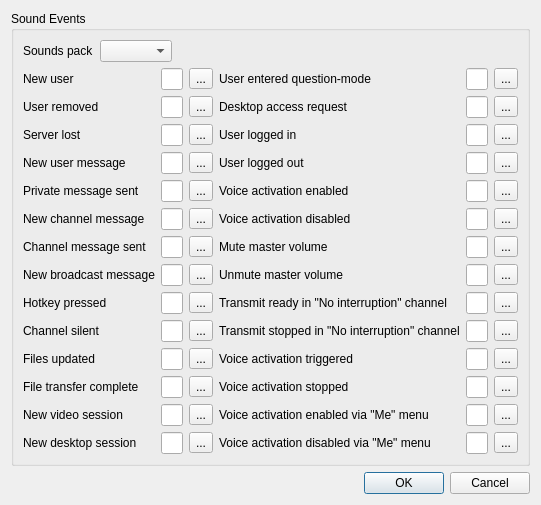
<?xml version="1.0" encoding="UTF-8"?>
<ui version="4.0">
 <class>SoundEventsModel</class>
 <widget class="QDialog" name="SoundEventsModel">
  <property name="geometry">
   <rect>
    <x>0</x>
    <y>0</y>
    <width>526</width>
    <height>441</height>
   </rect>
  </property>
  <property name="windowTitle">
   <string>Configure sound events</string>
  </property>
        <layout class="QVBoxLayout" name="verticalLayout_8">
       <item>
        <widget class="QGroupBox" name="groupBox_6">
         <property name="title">
          <string>Sound Events</string>
         </property>
         <layout class="QVBoxLayout" name="verticalLayout_17">
          <item>
           <layout class="QHBoxLayout" name="horizontalLayout_14">
            <item>
             <widget class="QLabel" name="label_spack">
              <property name="text">
               <string>Sounds pack</string>
              </property>
              <property name="buddy">
               <cstring>spackBox</cstring>
              </property>
             </widget>
            </item>
            <item>
             <widget class="QComboBox" name="spackBox"/>
            </item>
            <item>
             <spacer name="horizontalSpacer_26">
              <property name="orientation">
               <enum>Qt::Horizontal</enum>
              </property>
              <property name="sizeHint" stdset="0">
               <size>
                <width>40</width>
                <height>20</height>
               </size>
              </property>
             </spacer>
            </item>
           </layout>
          </item>
          <item>
           <layout class="QHBoxLayout" name="horizontalLayout_25">
            <item>
             <layout class="QGridLayout" name="gridLayout_4">
              <item row="0" column="0">
               <widget class="QLabel" name="label_16">
                <property name="text">
                 <string>New user</string>
                </property>
                <property name="buddy">
                 <cstring>newuserEdit</cstring>
                </property>
               </widget>
              </item>
              <item row="0" column="1">
               <widget class="QLineEdit" name="newuserEdit"/>
              </item>
              <item row="0" column="2">
               <widget class="QToolButton" name="newuserButton">
                <property name="sizePolicy">
                 <sizepolicy hsizetype="Minimum" vsizetype="Fixed">
                  <horstretch>0</horstretch>
                  <verstretch>0</verstretch>
                 </sizepolicy>
                </property>
                <property name="accessibleName">
                 <string>Browse</string>
                </property>
                <property name="text">
                 <string notr="true">...</string>
                </property>
               </widget>
              </item>
              <item row="1" column="0">
               <widget class="QLabel" name="label_17">
                <property name="text">
                 <string>User removed</string>
                </property>
                <property name="buddy">
                 <cstring>rmuserEdit</cstring>
                </property>
               </widget>
              </item>
              <item row="1" column="1">
               <widget class="QLineEdit" name="rmuserEdit"/>
              </item>
              <item row="1" column="2">
               <widget class="QToolButton" name="rmuserButton">
                <property name="accessibleName">
                 <string>Browse</string>
                </property>
                <property name="text">
                 <string notr="true">...</string>
                </property>
               </widget>
              </item>
              <item row="2" column="0">
               <widget class="QLabel" name="label_18">
                <property name="text">
                 <string>Server lost</string>
                </property>
                <property name="buddy">
                 <cstring>srvlostEdit</cstring>
                </property>
               </widget>
              </item>
              <item row="2" column="1">
               <widget class="QLineEdit" name="srvlostEdit"/>
              </item>
              <item row="2" column="2">
               <widget class="QToolButton" name="srvlostButton">
                <property name="accessibleName">
                 <string>Browse</string>
                </property>
                <property name="text">
                 <string notr="true">...</string>
                </property>
               </widget>
              </item>
              <item row="3" column="0">
               <widget class="QLabel" name="label_19">
                <property name="text">
                 <string>New user message</string>
                </property>
                <property name="buddy">
                 <cstring>usermsgEdit</cstring>
                </property>
               </widget>
              </item>
              <item row="3" column="1">
               <widget class="QLineEdit" name="usermsgEdit"/>
              </item>
              <item row="3" column="2">
               <widget class="QToolButton" name="usermsgButton">
                <property name="accessibleName">
                 <string>Browse</string>
                </property>
                <property name="text">
                 <string notr="true">...</string>
                </property>
               </widget>
              </item>
              <item row="4" column="0">
               <widget class="QLabel" name="label_58">
                <property name="text">
                 <string>Private message sent</string>
                </property>
                <property name="buddy">
                 <cstring>sentmsgEdit</cstring>
                </property>
               </widget>
              </item>
              <item row="4" column="1">
               <widget class="QLineEdit" name="sentmsgEdit"/>
              </item>
              <item row="4" column="2">
               <widget class="QToolButton" name="sentmsgButton">
                <property name="accessibleName">
                 <string>Browse</string>
                </property>
                <property name="text">
                 <string notr="true">...</string>
                </property>
               </widget>
              </item>
              <item row="5" column="0">
               <widget class="QLabel" name="label_20">
                <property name="text">
                 <string>New channel message</string>
                </property>
                <property name="buddy">
                 <cstring>chanmsgEdit</cstring>
                </property>
               </widget>
              </item>
              <item row="5" column="1">
               <widget class="QLineEdit" name="chanmsgEdit"/>
              </item>
              <item row="5" column="2">
               <widget class="QToolButton" name="chanmsgButton">
                <property name="accessibleName">
                 <string>Browse</string>
                </property>
                <property name="text">
                 <string notr="true">...</string>
                </property>
               </widget>
              </item>
              <item row="6" column="0">
               <widget class="QLabel" name="label_59">
                <property name="text">
                 <string>Channel message sent</string>
                </property>
                <property name="buddy">
                 <cstring>sentchannelmsgEdit</cstring>
                </property>
               </widget>
              </item>
              <item row="6" column="1">
               <widget class="QLineEdit" name="sentchannelmsgEdit"/>
              </item>
              <item row="6" column="2">
               <widget class="QToolButton" name="sentchannelmsgButton">
                <property name="accessibleName">
                 <string>Browse</string>
                </property>
                <property name="text">
                 <string notr="true">...</string>
                </property>
               </widget>
              </item>
              <item row="7" column="0">
               <widget class="QLabel" name="label_36">
                <property name="text">
                 <string>New broadcast message</string>
                </property>
                <property name="buddy">
                 <cstring>bcastmsgEdit</cstring>
                </property>
               </widget>
              </item>
              <item row="7" column="1">
               <widget class="QLineEdit" name="bcastmsgEdit"/>
              </item>
              <item row="7" column="2">
               <widget class="QToolButton" name="bcastmsgButton">
                <property name="accessibleName">
                 <string>Browse</string>
                </property>
                <property name="text">
                 <string notr="true">...</string>
                </property>
               </widget>
              </item>
              <item row="8" column="0">
               <widget class="QLabel" name="label_21">
                <property name="text">
                 <string>Hotkey pressed</string>
                </property>
                <property name="buddy">
                 <cstring>hotkeyEdit</cstring>
                </property>
               </widget>
              </item>
              <item row="8" column="1">
               <widget class="QLineEdit" name="hotkeyEdit"/>
              </item>
              <item row="8" column="2">
               <widget class="QToolButton" name="hotkeyButton">
                <property name="accessibleName">
                 <string>Browse</string>
                </property>
                <property name="text">
                 <string notr="true">...</string>
                </property>
               </widget>
              </item>
              <item row="9" column="0">
               <widget class="QLabel" name="label_22">
                <property name="text">
                 <string>Channel silent</string>
                </property>
                <property name="buddy">
                 <cstring>chansilentEdit</cstring>
                </property>
               </widget>
              </item>
              <item row="9" column="1">
               <widget class="QLineEdit" name="chansilentEdit"/>
              </item>
              <item row="9" column="2">
               <widget class="QToolButton" name="chansilentButton">
                <property name="accessibleName">
                 <string>Browse</string>
                </property>
                <property name="text">
                 <string notr="true">...</string>
                </property>
               </widget>
              </item>
              <item row="10" column="0">
               <widget class="QLabel" name="label_23">
                <property name="text">
                 <string>Files updated</string>
                </property>
                <property name="buddy">
                 <cstring>fileupdEdit</cstring>
                </property>
               </widget>
              </item>
              <item row="10" column="1">
               <widget class="QLineEdit" name="fileupdEdit"/>
              </item>
              <item row="10" column="2">
               <widget class="QToolButton" name="fileupdButton">
                <property name="accessibleName">
                 <string>Browse</string>
                </property>
                <property name="text">
                 <string notr="true">...</string>
                </property>
               </widget>
              </item>
              <item row="11" column="0">
               <widget class="QLabel" name="label_24">
                <property name="text">
                 <string>File transfer complete</string>
                </property>
                <property name="buddy">
                 <cstring>transferdoneEdit</cstring>
                </property>
               </widget>
              </item>
              <item row="11" column="1">
               <widget class="QLineEdit" name="transferdoneEdit"/>
              </item>
              <item row="11" column="2">
               <widget class="QToolButton" name="transferdoneButton">
                <property name="accessibleName">
                 <string>Browse</string>
                </property>
                <property name="text">
                 <string notr="true">...</string>
                </property>
               </widget>
              </item>
              <item row="12" column="0">
               <widget class="QLabel" name="label_32">
                <property name="text">
                 <string>New video session</string>
                </property>
                <property name="buddy">
                 <cstring>videosessionEdit</cstring>
                </property>
               </widget>
              </item>
              <item row="12" column="1">
               <widget class="QLineEdit" name="videosessionEdit"/>
              </item>
              <item row="12" column="2">
               <widget class="QToolButton" name="videosessionButton">
                <property name="accessibleName">
                 <string>Browse</string>
                </property>
                <property name="text">
                 <string notr="true">...</string>
                </property>
               </widget>
              </item>
              <item row="13" column="0">
               <widget class="QLabel" name="label_37">
                <property name="text">
                 <string>New desktop session</string>
                </property>
                <property name="buddy">
                 <cstring>desktopsessionEdit</cstring>
                </property>
               </widget>
              </item>
              <item row="13" column="1">
               <widget class="QLineEdit" name="desktopsessionEdit"/>
              </item>
              <item row="13" column="2">
               <widget class="QToolButton" name="desktopsessionButton">
                <property name="accessibleName">
                 <string>Browse</string>
                </property>
                <property name="text">
                 <string notr="true">...</string>
                </property>
               </widget>
              </item>
             </layout>
            </item>
            <item>
             <layout class="QGridLayout" name="gridLayout_7">
              <item row="0" column="0">
               <widget class="QLabel" name="label_38">
                <property name="text">
                 <string>User entered question-mode</string>
                </property>
                <property name="buddy">
                 <cstring>questionmodeEdit</cstring>
                </property>
               </widget>
              </item>
              <item row="0" column="1">
               <widget class="QLineEdit" name="questionmodeEdit"/>
              </item>
              <item row="0" column="2">
               <widget class="QToolButton" name="questionmodeBtn">
                <property name="accessibleName">
                 <string>Browse</string>
                </property>
                <property name="text">
                 <string notr="true">...</string>
                </property>
               </widget>
              </item>
              <item row="1" column="0">
               <widget class="QLabel" name="label_40">
                <property name="text">
                 <string>Desktop access request</string>
                </property>
                <property name="buddy">
                 <cstring>desktopaccessEdit</cstring>
                </property>
               </widget>
              </item>
              <item row="1" column="1">
               <widget class="QLineEdit" name="desktopaccessEdit"/>
              </item>
              <item row="1" column="2">
               <widget class="QToolButton" name="desktopaccessBtn">
                <property name="accessibleName">
                 <string>Browse</string>
                </property>
                <property name="text">
                 <string notr="true">...</string>
                </property>
               </widget>
              </item>
              <item row="2" column="0">
               <widget class="QLabel" name="label_60">
                <property name="text">
                 <string>User logged in</string>
                </property>
                <property name="buddy">
                 <cstring>userloggedinEdit</cstring>
                </property>
               </widget>
              </item>
              <item row="2" column="1">
               <widget class="QLineEdit" name="userloggedinEdit"/>
              </item>
              <item row="2" column="2">
               <widget class="QToolButton" name="userloggedinButton">
                <property name="accessibleName">
                 <string>Browse</string>
                </property>
                <property name="text">
                 <string notr="true">...</string>
                </property>
               </widget>
              </item>
              <item row="3" column="0">
               <widget class="QLabel" name="label_61">
                <property name="text">
                 <string>User logged out</string>
                </property>
                <property name="buddy">
                 <cstring>userloggedoutEdit</cstring>
                </property>
               </widget>
              </item>
              <item row="3" column="1">
               <widget class="QLineEdit" name="userloggedoutEdit"/>
              </item>
              <item row="3" column="2">
               <widget class="QToolButton" name="userloggedoutButton">
                <property name="accessibleName">
                 <string>Browse</string>
                </property>
                <property name="text">
                 <string notr="true">...</string>
                </property>
               </widget>
              </item>
              <item row="4" column="0">
               <widget class="QLabel" name="label_62">
                <property name="text">
                 <string>Voice activation enabled</string>
                </property>
                <property name="buddy">
                 <cstring>voiceactonEdit</cstring>
                </property>
               </widget>
              </item>
              <item row="4" column="1">
               <widget class="QLineEdit" name="voiceactonEdit"/>
              </item>
              <item row="4" column="2">
               <widget class="QToolButton" name="voiceactonButton">
                <property name="accessibleName">
                 <string>Browse</string>
                </property>
                <property name="text">
                 <string notr="true">...</string>
                </property>
               </widget>
              </item>
              <item row="5" column="0">
               <widget class="QLabel" name="label_63">
                <property name="text">
                 <string>Voice activation disabled</string>
                </property>
                <property name="buddy">
                 <cstring>voiceactoffEdit</cstring>
                </property>
               </widget>
              </item>
              <item row="5" column="1">
               <widget class="QLineEdit" name="voiceactoffEdit"/>
              </item>
              <item row="5" column="2">
               <widget class="QToolButton" name="voiceactoffButton">
                <property name="accessibleName">
                 <string>Browse</string>
                </property>
                <property name="text">
                 <string notr="true">...</string>
                </property>
               </widget>
              </item>
              <item row="6" column="0">
               <widget class="QLabel" name="label_64">
                <property name="text">
                 <string>Mute master volume</string>
                </property>
                <property name="buddy">
                 <cstring>muteallonEdit</cstring>
                </property>
               </widget>
              </item>
              <item row="6" column="1">
               <widget class="QLineEdit" name="muteallonEdit"/>
              </item>
              <item row="6" column="2">
               <widget class="QToolButton" name="muteallonButton">
                <property name="accessibleName">
                 <string>Browse</string>
                </property>
                <property name="text">
                 <string notr="true">...</string>
                </property>
               </widget>
              </item>
              <item row="7" column="0">
               <widget class="QLabel" name="label_65">
                <property name="text">
                 <string>Unmute master volume</string>
                </property>
                <property name="buddy">
                 <cstring>mutealloffEdit</cstring>
                </property>
               </widget>
              </item>
              <item row="7" column="1">
               <widget class="QLineEdit" name="mutealloffEdit"/>
              </item>
              <item row="7" column="2">
               <widget class="QToolButton" name="mutealloffButton">
                <property name="accessibleName">
                 <string>Browse</string>
                </property>
                <property name="text">
                 <string notr="true">...</string>
                </property>
               </widget>
              </item>
              <item row="8" column="0">
               <widget class="QLabel" name="label_66">
                <property name="text">
               <string>Transmit ready in &quot;No interruption&quot; channel</string>
                </property>
                <property name="buddy">
                 <cstring>transmitqueueheadEdit</cstring>
                </property>
               </widget>
              </item>
              <item row="8" column="1">
               <widget class="QLineEdit" name="transmitqueueheadEdit"/>
              </item>
              <item row="8" column="2">
               <widget class="QToolButton" name="transmitqueueheadButton">
                <property name="accessibleName">
                 <string>Browse</string>
                </property>
                <property name="text">
                 <string notr="true">...</string>
                </property>
               </widget>
              </item>
              <item row="9" column="0">
               <widget class="QLabel" name="label_67">
                <property name="text">
               <string>Transmit stopped in &quot;No interruption&quot; channel</string>
                </property>
                <property name="buddy">
                 <cstring>transmitqueuestopEdit</cstring>
                </property>
               </widget>
              </item>
              <item row="9" column="1">
               <widget class="QLineEdit" name="transmitqueuestopEdit"/>
              </item>
              <item row="9" column="2">
               <widget class="QToolButton" name="transmitqueuestopButton">
                <property name="accessibleName">
                 <string>Browse</string>
                </property>
                <property name="text">
                 <string notr="true">...</string>
                </property>
               </widget>
              </item>
              <item row="10" column="0">
               <widget class="QLabel" name="label_68">
                <property name="text">
                 <string>Voice activation triggered</string>
                </property>
                <property name="buddy">
                 <cstring>voiceacttrigEdit</cstring>
                </property>
               </widget>
              </item>
              <item row="10" column="1">
               <widget class="QLineEdit" name="voiceacttrigEdit"/>
              </item>
              <item row="10" column="2">
               <widget class="QToolButton" name="voiceacttrigButton">
                <property name="accessibleName">
                 <string>Browse</string>
                </property>
                <property name="text">
                 <string notr="true">...</string>
                </property>
               </widget>
              </item>
              <item row="11" column="0">
               <widget class="QLabel" name="label_69">
                <property name="text">
                 <string>Voice activation stopped</string>
                </property>
                <property name="buddy">
                 <cstring>voiceactstopEdit</cstring>
                </property>
               </widget>
              </item>
              <item row="11" column="1">
               <widget class="QLineEdit" name="voiceactstopEdit"/>
              </item>
              <item row="11" column="2">
               <widget class="QToolButton" name="voiceactstopButton">
                <property name="accessibleName">
                 <string>Browse</string>
                </property>
                <property name="text">
                 <string notr="true">...</string>
                </property>
               </widget>
              </item>
              <item row="12" column="0">
               <widget class="QLabel" name="label_70">
                <property name="text">
               <string>Voice activation enabled via &quot;Me&quot; menu</string>
                </property>
                <property name="buddy">
                 <cstring>voiceactmeonEdit</cstring>
                </property>
               </widget>
              </item>
              <item row="12" column="1">
               <widget class="QLineEdit" name="voiceactmeonEdit"/>
              </item>
              <item row="12" column="2">
               <widget class="QToolButton" name="voiceactmeonButton">
                <property name="accessibleName">
                 <string>Browse</string>
                </property>
                <property name="text">
                 <string notr="true">...</string>
                </property>
               </widget>
              </item>
              <item row="13" column="0">
               <widget class="QLabel" name="label_71">
                <property name="text">
               <string>Voice activation disabled via &quot;Me&quot; menu</string>
                </property>
                <property name="buddy">
                 <cstring>voiceactmeoffEdit</cstring>
                </property>
               </widget>
              </item>
              <item row="13" column="1">
               <widget class="QLineEdit" name="voiceactmeoffEdit"/>
              </item>
              <item row="13" column="2">
               <widget class="QToolButton" name="voiceactmeoffButton">
                <property name="accessibleName">
                 <string>Browse</string>
                </property>
                <property name="text">
                 <string notr="true">...</string>
                </property>
               </widget>
              </item>
             </layout>
            </item>
           </layout>
          </item>
         </layout>
        </widget>
       </item>
       <item>
        <spacer name="verticalSpacer_7">
         <property name="orientation">
          <enum>Qt::Vertical</enum>
         </property>
         <property name="sizeHint" stdset="0">
          <size>
           <width>20</width>
           <height>40</height>
          </size>
         </property>
        </spacer>
       </item>
   <item>
    <widget class="QDialogButtonBox" name="buttonBox">
     <property name="orientation">
      <enum>Qt::Horizontal</enum>
     </property>
     <property name="standardButtons">
      <set>QDialogButtonBox::Cancel|QDialogButtonBox::Ok</set>
     </property>
    </widget>
   </item>
         </layout>
 </widget>
 <resources/>
 <connections>
  <connection>
   <sender>buttonBox</sender>
   <signal>accepted()</signal>
   <receiver>SoundEventModel</receiver>
   <slot>accept()</slot>
   <hints>
    <hint type="sourcelabel">
     <x>248</x>
     <y>254</y>
    </hint>
    <hint type="destinationlabel">
     <x>157</x>
     <y>274</y>
    </hint>
   </hints>
  </connection>
  <connection>
   <sender>buttonBox</sender>
   <signal>rejected()</signal>
   <receiver>SoundEventModel</receiver>
   <slot>reject()</slot>
   <hints>
    <hint type="sourcelabel">
     <x>316</x>
     <y>260</y>
    </hint>
    <hint type="destinationlabel">
     <x>286</x>
     <y>274</y>
    </hint>
   </hints>
  </connection>
 </connections>
</ui>
